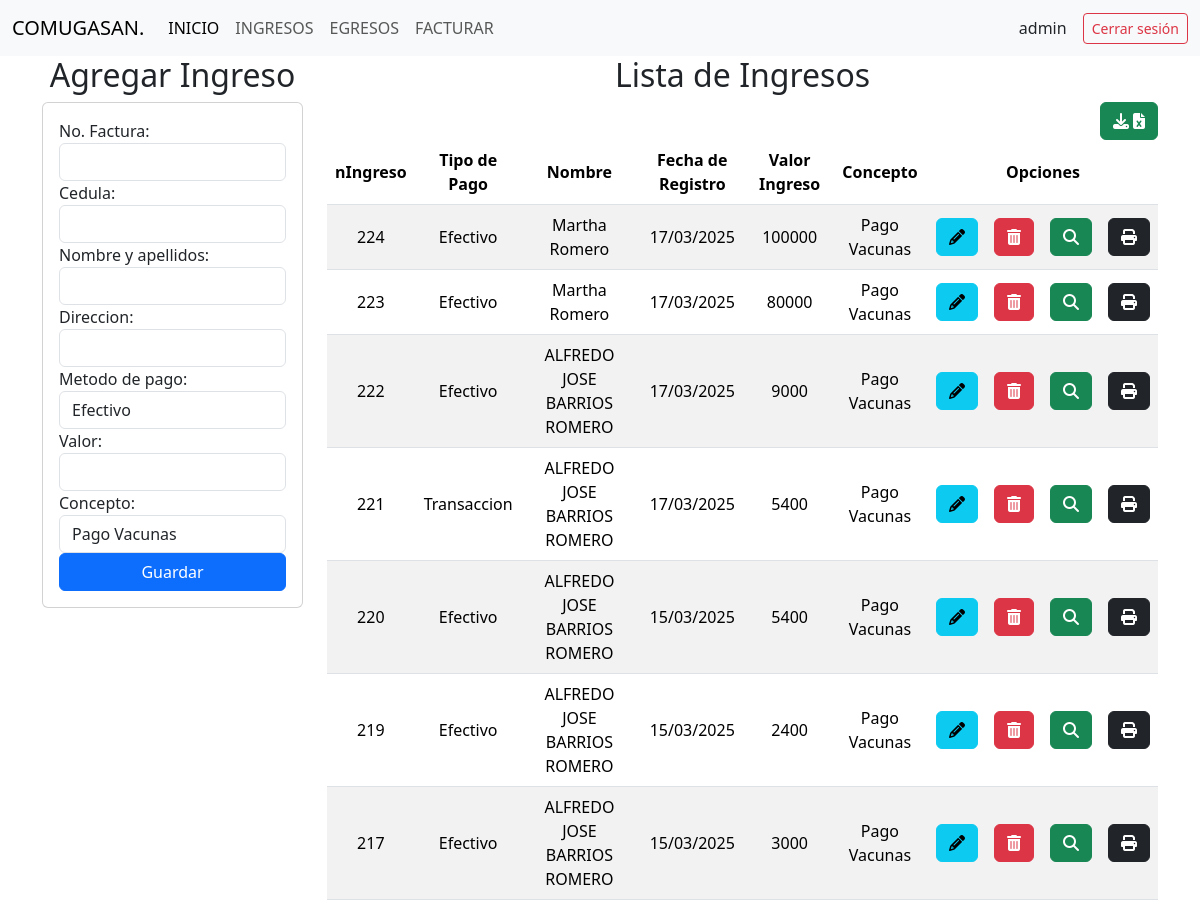
Page /ingresos/ (signed in) on the committed database.
### comite/models.py (models this page shows, shortened)
class Ingresos(models.Model):
    nIngreso = models.AutoField(primary_key=True)
    usuario = models.ForeignKey(Usuarios, on_delete=models.CASCADE,null=True)
    facturas = models.ForeignKey("Facturar", on_delete=models.CASCADE,null=True)
    tipo_pago = models.CharField(max_length=20)
    ciudad = models.CharField(max_length=100,default='San Juan Nepomuceno',editable=False)
    fecha = models.DateTimeField(auto_now_add=True,editable=False)
    valorIngreso = models.IntegerField(default=0,blank=True,null=True)
    concepto = models.CharField(max_length=200)

class Usuarios(models.Model):
    cedula = models.IntegerField(primary_key=True)
    nombre_completo = models.CharField(max_length=100)
    direccion = models.CharField(max_length=255)

### comite/views.py (the view)
# urls.py: path('ingresos/',views.ingresos),
@login_required
def ingresos(request):
    ingresos = Ingresos.objects.all()
    usuarios = Usuarios.objects.all()
    ingresos_invertidos = []
    for i in ingresos[::-1]:
        ingresos_invertidos.append(i)
    return render(request,"ingresos/ingresos.html",{"ingresos":ingresos_invertidos,"usuarios":usuarios})

### comite/templates/ingresos/ingresos.html (shortened to what this page needs)
{% extends "base.html" %}
{% block body %}
<div class="row">
    <div class=" col-sm-12 col-md-6 col-lg-3 col-xl-3">
        <h2 style="text-align: center;">Agregar Ingreso</h2>
        <div class="card">
            <div class="card-body">
                <form action="/registrarIngreso/" id="registro-form" method="POST">{% csrf_token %}
                    <div class="form-group">
                        <label>No. Factura:</label>
                        <input  class="form-control" type="text" id="factura" name="factura"   maxlength="20" >
                    </div>
                    <div class="form-group">
                        <label>Cedula:</label>
                        <input  class="form-control" type="text" id="cedula" name="cedula"   maxlength="20" required >
                    </div>
                    <div class="form-group">
                        <label>Nombre y apellidos:</label>
                        <input  class="form-control" type="text" id="nombre_completo" name="nombre_completo"   maxlength="100" required >
                    </div>
                    <div class="form-group">
                        <label>Direccion:</label>
                        <input  class="form-control" type="text" id="direccion" name="direccion"   maxlength="100" required>
                    </div>
                    <label for="tipo_pago">Metodo de pago:</label>
                    <select id="tipo_pago"  class="form-control" name="tipo_pago">
                        <option value="Efectivo">Efectivo</option>
                    </select>
                    <div class="form-group">
                        <label>Valor:</label>
                        <input  class="form-control" type="number" id="valorIngreso" name="valorIngreso"   maxlength="20" required >
                    </div>
                    <div>
                        <label for="concepto">Concepto:</label>
                        <select id="concepto" class="form-control"  name="concepto">
                            <option value="Pago Vacunas">Pago Vacunas</option>
                        </select>
                    </div>
                    <div class="form-group">
                        <button type="submit" class="btn btn-primary  w-100 text-white">Guardar</button>
                    </div>
                </form>
            </div>
        </div>
    </div>
    <div class=" col-sm-12 col-md-6 col-lg-9 col-xl-9">
        <h2 style="text-align: center;">Lista de Ingresos</h2>
        <div style="text-align: right;">
        <td><a href="/descargarExcelIngresos/" class="btn btn-success">  <i class="fa-solid fa-download">&nbsp;</i><i class="fa-solid fa-file-excel"> </i></i></></a></td>
        </div>
        <div class="table-responsive">
            <table class="table table-striped">
                <thead>
                    <tr>
                        <th>nIngreso</th>
                        <th>Tipo de Pago</th>
                        <th>Nombre</th>
                        <th>Fecha de Registro</th>
                        <th>Valor Ingreso</th>
                        <th>Concepto</th>
                        <th colspan="4">Opciones</th>
                    </tr>
                </thead>
                <tbody>
                    {% for items in ingresos %}
                    <tr>
                        <td>{{items.nIngreso}}</td>
                        <td>{{items.tipo_pago}}</td>
                        <td>{{items.usuario.nombre_completo}}</td>
                        <td>{{items.fecha|date:"d/m/Y"}}</td>
                        <td>{{items.valorIngreso}}</td>
                        <td>{{items.concepto}}</td>
                        <td><a href="edicionIngreso/{{items.nIngreso}}" class="btn btn-info"><i class="fa-solid fa-pencil"></i></a></td>
                        <td><a href="eliminacionIngreso/{{items.nIngreso}}" class="btn btn-danger btnEliminacion"> <i class="fa-solid fa-trash-can"></i></a></td>
                        <td><a href="detalleIngreso/{{items.nIngreso}}" class="btn btn-success"><i class="fa-solid fa-magnifying-glass"></i></a></td>
                        <td><a href="detallePDF/{{items.nIngreso}}" onclick="abrirPopup(event, 'detallePDF/{{items.nIngreso}}', 'Mi ventana emergente', 800, 1000)"  class="btn btn-dark"><i class="fa-solid fa-print"></i></i></i></a></td>
                    </tr>
                    {% endfor%}
                </tbody>
            </table>
        </div>
    </div>
</div>
{% endblock %}

### comite/templates/base.html (shortened to what this page needs)
<!DOCTYPE html>
<html lang="en">
<head>
        {% load static %}
    <link href="https://cdn.jsdelivr.net/npm/bootstrap@5.3.3/dist/css/bootstrap.min.css" rel="stylesheet">
    <link rel="stylesheet" href="https://cdnjs.cloudflare.com/ajax/libs/font-awesome/6.5.2/css/all.min.css"></link>
    <link rel="stylesheet" href="{%  static 'css/ingresos.css' %}">
    <link rel="stylesheet" href="{%  static 'css/facturar.css' %}">
</head>
<body>
    <nav class="navbar navbar-expand-lg bg-body-tertiary">
        <div class="container-fluid">
          <a class="navbar-brand" href="#">COMUGASAN.</a>
          <div class="collapse navbar-collapse" id="navbarSupportedContent">
            <ul class="navbar-nav me-auto mb-2 mb-lg-0">
              <li class="nav-item">
                <a class="nav-link active" aria-current="page" href="/">INICIO</a>
              </li>
              <li class="nav-item">
                <a class="nav-link" href="/ingresos">INGRESOS</a>
              </li>
              <li class="nav-item">
                <a class="nav-link" href="/egresos">EGRESOS</a>
              </li>
              <li class="nav-item">
                <a class="nav-link" href="/facturar">FACTURAR</a>
              </li>
            </ul>
            <div class="d-flex align-items-center">
              {% if user.is_authenticated %}
                  <span class="me-3">{{ user.username }}</span>
                  <form action="{% url 'logout' %}" method="post" class="d-inline">
                      <button type="submit" class="btn btn-outline-danger btn-sm">Cerrar sesión</button>
                  </form>
              {% else %}
                  <a href="{% url 'login' %}" class="btn btn-outline-primary btn-sm">Iniciar sesión</a>
              {% endif %}
          </div>
          </div>
        </div>
      </nav>
      <div class="container">
        {% block body%}
        {% endblock%}
    </div>
</body>
</html>

### comite/static/css/ingresos.css (style rules this page uses)
th, td { text-align: center; vertical-align: middle; }

### rows in the picture
Ingresos: nIngreso "224", tipo_pago "Efectivo", usuario.nombre_completo "Martha Romero", fecha "17/03/2025", valorIngreso "100000", concepto "Pago Vacunas"
Ingresos: nIngreso "223", tipo_pago "Efectivo", usuario.nombre_completo "Martha Romero", fecha "17/03/2025", valorIngreso "80000", concepto "Pago Vacunas"
Ingresos: nIngreso "222", tipo_pago "Efectivo", usuario.nombre_completo "ALFREDO JOSE BARRIOS ROMERO", fecha "17/03/2025", valorIngreso "9000", concepto "Pago Vacunas"
Ingresos: nIngreso "221", tipo_pago "Transaccion", usuario.nombre_completo "ALFREDO JOSE BARRIOS ROMERO", fecha "17/03/2025", valorIngreso "5400", concepto "Pago Vacunas"
Ingresos: nIngreso "220", tipo_pago "Efectivo", usuario.nombre_completo "ALFREDO JOSE BARRIOS ROMERO", fecha "15/03/2025", valorIngreso "5400", concepto "Pago Vacunas"
Ingresos: nIngreso "219", tipo_pago "Efectivo", usuario.nombre_completo "ALFREDO JOSE BARRIOS ROMERO", fecha "15/03/2025", valorIngreso "2400", concepto "Pago Vacunas"
Ingresos: nIngreso "217", tipo_pago "Efectivo", usuario.nombre_completo "ALFREDO JOSE BARRIOS ROMERO", fecha "15/03/2025", valorIngreso "3000", concepto "Pago Vacunas"

### other values in the picture
{{ user.username }} "admin"
